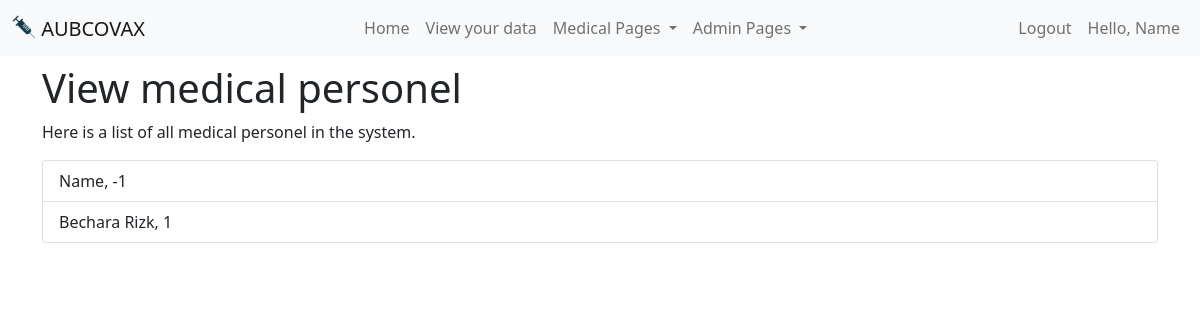
The page /adminMed/ (signed in) on the database as committed earlier.
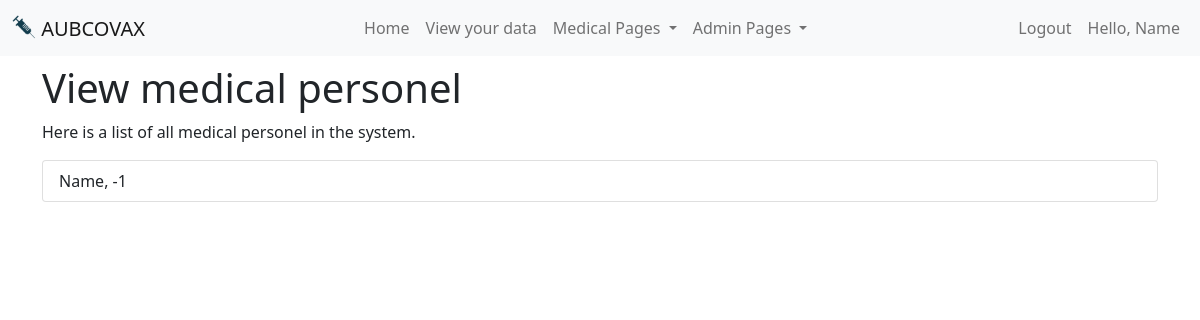
The same page on the database as committed later.
### main/models.py (models this page shows, shortened)
class Account(AbstractBaseUser, PermissionsMixin):
    username=models.CharField(max_length=200, unique=True)
    isMedicalStaff = models.BooleanField(default=False)
    isAdmin = models.BooleanField(default=False)
    name = models.CharField(max_length=200)
    email = models.EmailField(unique=False)
    DOB = models.DateField()
    ID_nbr = models.IntegerField(unique=True)
    phone_nbr = models.IntegerField(unique=True)
    address = models.CharField(max_length=200)
    medical_history = models.TextField()
    doseOne = models.BooleanField(default=False)
    doseOneDate = models.DateField(null=True, blank=True)
    doseOneTime=models.CharField(max_length=200, null=True, blank=True)
    doseTwo = models.BooleanField(default=False)
    doseTwoDate = models.DateField(null=True, blank=True)
    doseTwoTime=models.CharField(max_length=200, null=True, blank=True)
    is_staff=models.BooleanField(default=False)
    is_active=models.BooleanField(default=True)
    objects = MyUserManager()
    USERNAME_FIELD = 'username'
    REQUIRED_FIELDS = ['name', 'email', 'isMedicalStaff', 'isAdmin', 'DOB', 'ID_nbr', 'phone_nbr', 'address', 'medical_history']

### main/views.py (the view)
# urls.py: path('adminMed/', views.adminMed, name='adminMed'),
def adminMed(request):
    if not request.user.is_authenticated or not request.user.isMedicalStaff:
        return render(request, 'notAllowed.html')
    personel=Account.objects.filter(isMedicalStaff=True)
    context={'personel':personel}
    return render(request, 'adminMed.html', context)

### main/templates/adminMed.html (shortened to what this page needs)
{% extends 'base.html' %}
{% block content %}
<h1>View medical personel</h1>
<p>Here is a list of all medical personel in the system.</p>
<ul class="list-group">
    {% for med in personel %}
    <li class="list-group-item">{{ med.name }}, {{med.ID_nbr}}</li>
    {% endfor %}
</ul>
{% endblock %}

### main/templates/base.html (shortened to what this page needs)
<!doctype html>
<html lang="en">
  <head>
    <link href="https://cdn.jsdelivr.net/npm/bootstrap@5.0.2/dist/css/bootstrap.min.css" rel="stylesheet">
    {% load static %}
  </head>
  <body>
    <nav class="navbar navbar-expand-md navbar-light bg-light mb-2">
      <div class="container-fluid">
        <a class="navbar-brand mb-0 h1" href="/">
          <img src="{% static '/vaccine.png' %}" alt="" width="24px" height="24px" class="d-inline-block align-text-top">
          AUBCOVAX
        </a>
        <div class="collapse navbar-collapse" id="navbarSupportedContent">
          <ul class="navbar-nav me-auto mb-lg-0" style="margin-left: auto;">
            <li class="nav-item">
              <a class="nav-link" href="/">Home</a>
            </li>
            <li class="nav-item">
              <a class="nav-link" href="/patientInfo">View your data</a>
            </li>
            {% if user.isMedicalStaff %}
            <li class="nav-item dropdown">
              <a class="nav-link dropdown-toggle" href="#" id="navbarDropdown" role="button" data-bs-toggle="dropdown" aria-expanded="false">
                Medical Pages
              </a>
            </li>
            {% endif %}
            {% if user.isAdmin %}
            <li class="nav-item dropdown">
              <a class="nav-link dropdown-toggle" href="#" id="navbarDropdown" role="button" data-bs-toggle="dropdown" aria-expanded="false">
                Admin Pages
              </a>
            </li>
            {% endif %}
          </ul>
          <ul class="navbar-nav ml-auto">
            {% if user.is_authenticated %}
            <li class="nav-item">
              <a class="nav-link" href="/logout">Logout</a>
            </li>
            <li class="nav-item">
              <a class="nav-link" href="/patientInfo">Hello, {{user.name}}</a>
            </li>
            {% endif %}
        </div>
      </div>
    </nav>
    <div class="container-sm mb-4">
      {% block content %}
      {% endblock %}
    </div>
  </body>
</html>

Rows that differ between the two databases and show on the page:
removed Account: name "Bechara Rizk", ID_nbr "1"
